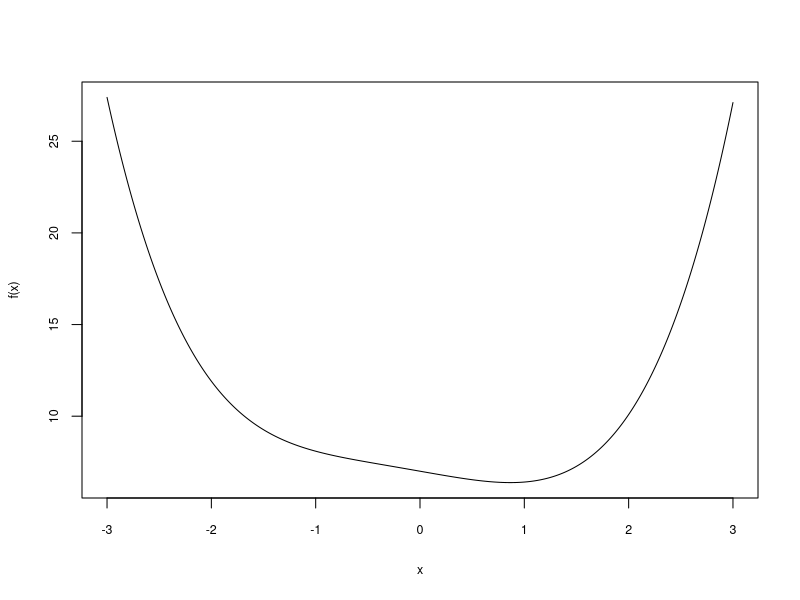
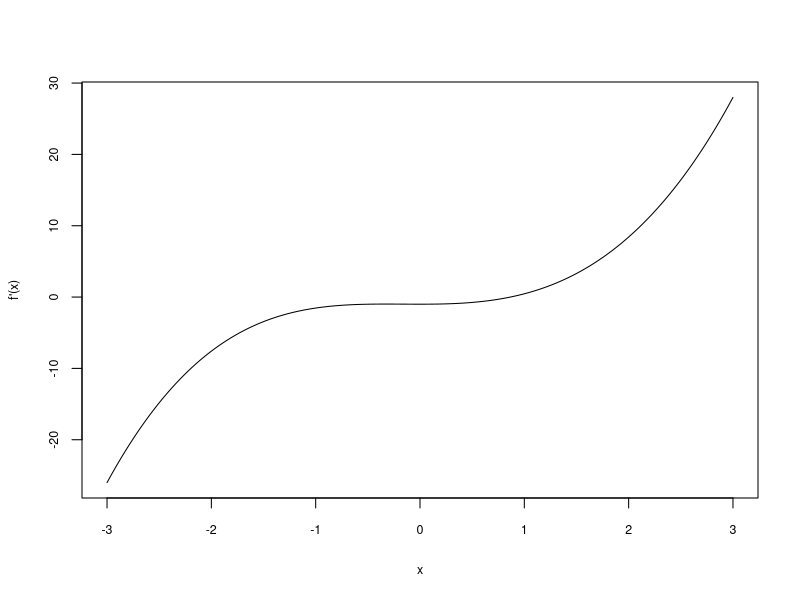
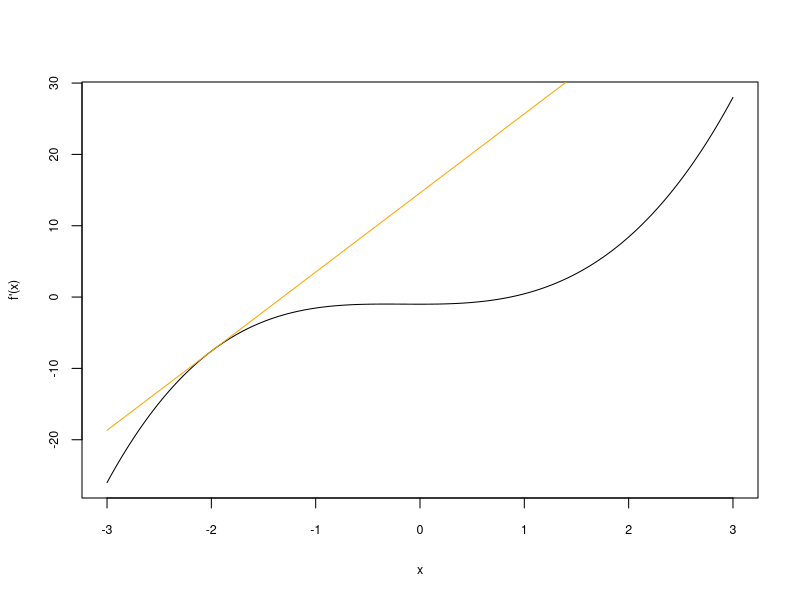
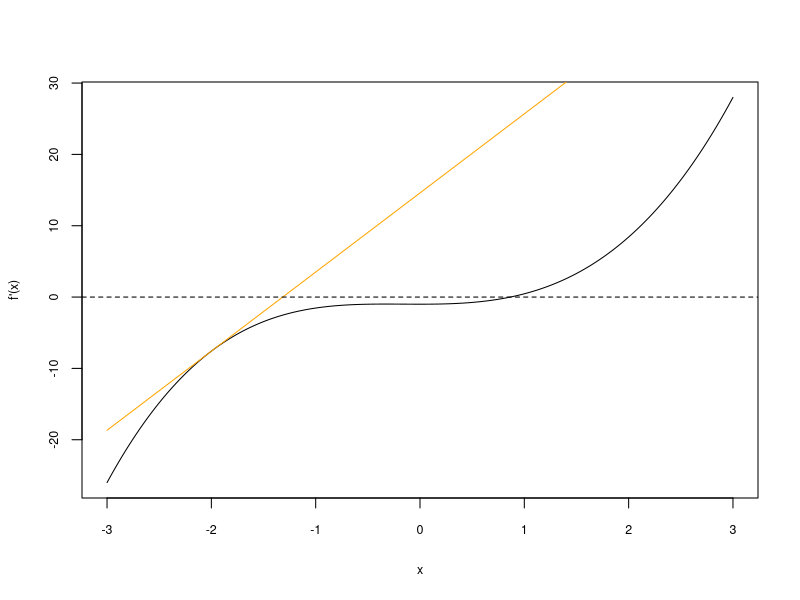
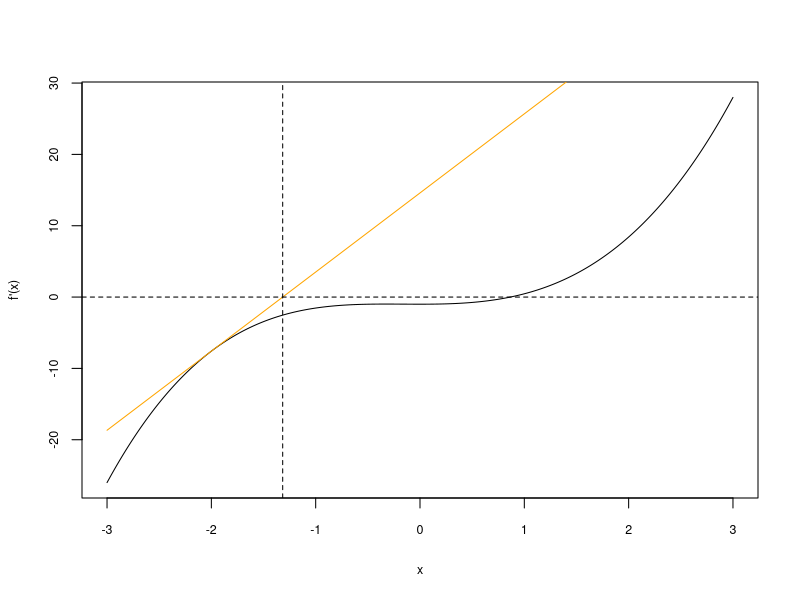
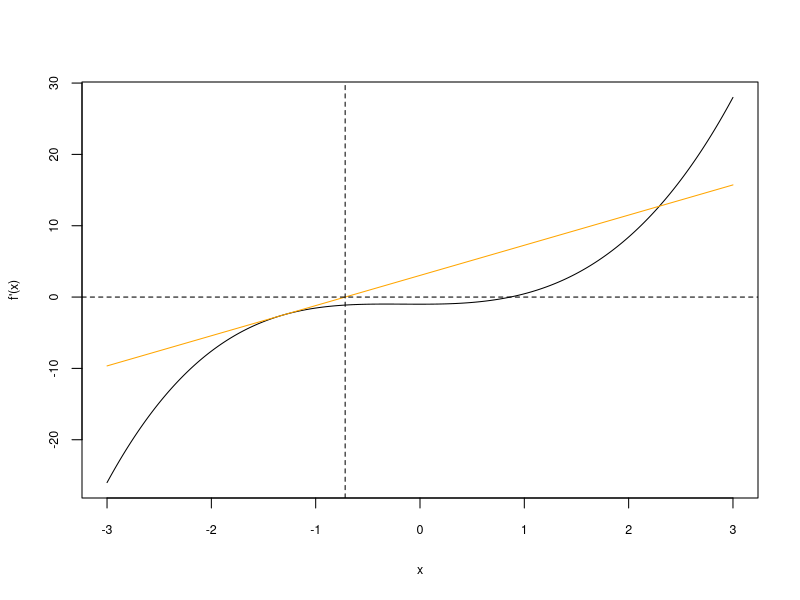
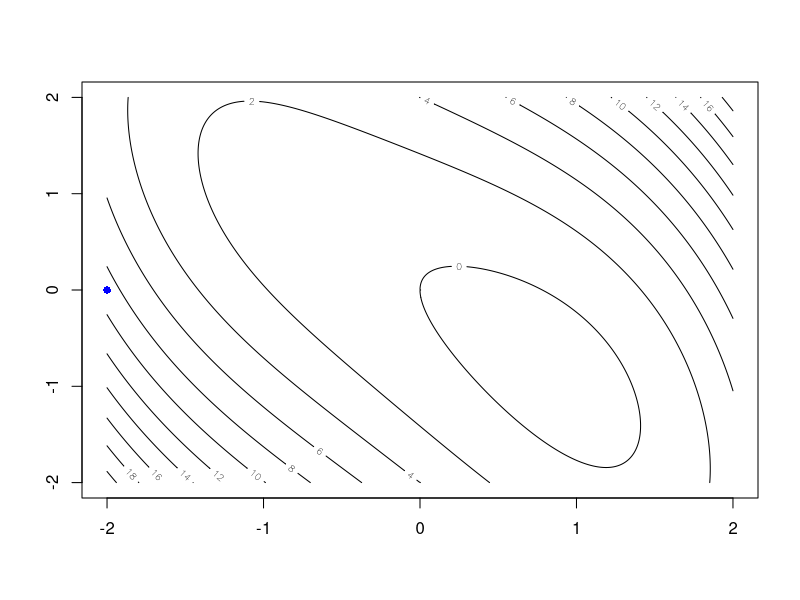

Reproduce these figures in R, in order.
## ---- chunk 1
fx <- function(x){
  x^4/4 - sin(x) + 7
}
gridpts <- seq(-3, 3, 0.01)
plot(gridpts, fx(gridpts), type="l",
     xlab = "x", ylab = "f(x)", cex.lab=0.75, cex.axis=0.75)
## ---- chunk 2
fp <- function(x){
  x^3 - cos(x)
}
gridpts <- seq(-3, 3, 0.01)
plot(gridpts, fp(gridpts), type="l",
     xlab = "x", ylab = "f'(x)", cex.lab=0.75, cex.axis=0.75)
## ---- chunk 3
fpp <- function(x){
  3*x^2 + sin(x)
}

fp_taylor <- function(x, a){
  fp(a) + (x-a)*fpp(a)
}
plot(gridpts, fp(gridpts), type="l",
     xlab = "x", ylab = "f'(x)", cex.lab=0.75, cex.axis=0.75)
xk <- -2
points(gridpts, fp_taylor(gridpts, xk), type="l", col="orange")
## ---- chunk 4
fpp <- function(x){
  3*x^2 + sin(x)
}

fp_taylor <- function(x, a){
  fp(a) + (x-a)*fpp(a)
}
plot(gridpts, fp(gridpts), type="l",
     xlab = "x", ylab = "f'(x)", cex.lab=0.75, cex.axis=0.75)
xk <- -2
points(gridpts, fp_taylor(gridpts, xk), type="l", col="orange")
abline(h=0, lty=2)
## ---- chunk 5
fpp <- function(x){
  3*x^2 + sin(x)
}

fp_taylor <- function(x, a){
  fp(a) + (x-a)*fpp(a)
}
plot(gridpts, fp(gridpts), type="l",
     xlab = "x", ylab = "f'(x)", cex.lab=0.75, cex.axis=0.75)
xk <- -2
points(gridpts, fp_taylor(gridpts, xk), type="l", col="orange")
abline(h=0, lty=2)

xk <- xk - fpp(xk)^{-1}*fp(xk)
abline(v = xk, lty=2)
## ---- chunk 6
fpp <- function(x){
  3*x^2 + sin(x)
}

fp_taylor <- function(x, a){
  fp(a) + (x-a)*fpp(a)
}
plot(gridpts, fp(gridpts), type="l",
     xlab = "x", ylab = "f'(x)", cex.lab=0.75, cex.axis=0.75)
xk <- -1.316197
points(gridpts, fp_taylor(gridpts, xk), type="l", col="orange")
abline(h=0, lty=2)

xk <- xk - fpp(xk)^{-1}*fp(xk)
abline(v = xk, lty=2)
## ---- chunk 7
f <- function(v){
  x <- v[1]
  y <- v[2]
  x^4/4 - sin(x) + (x + y)^2
}

fp <- function(v){
  x <- v[1]
  y <- v[2]
  c(x^3 - cos(x) + 2*(x + y),
    2*(x + y))
}

Hf <- function(v){
  x <- v[1]
  y <- v[2]
  matrix(c(3*x^2 + sin(x) + 2, 2,
           2, 2), nrow=2)
}

xk <- c(-2, 0)
xk <- xk - c(solve(Hf(xk)) %*% fp(xk))
xk
## ---- chunk 8
x <- seq(-2, 2, by=0.005)
y <- seq(-2, 2, by=0.005)
z <- matrix(nrow=length(x), ncol=length(y))
for(i in 1:nrow(z)){
  for(j in 1:ncol(z)){
    z[i,j] <- f(c(x[i], y[j]))
  }
}

contour(x, y, z)

xk <- c(-2, 0)
points(xk[1], xk[2], pch=16, col="blue")
